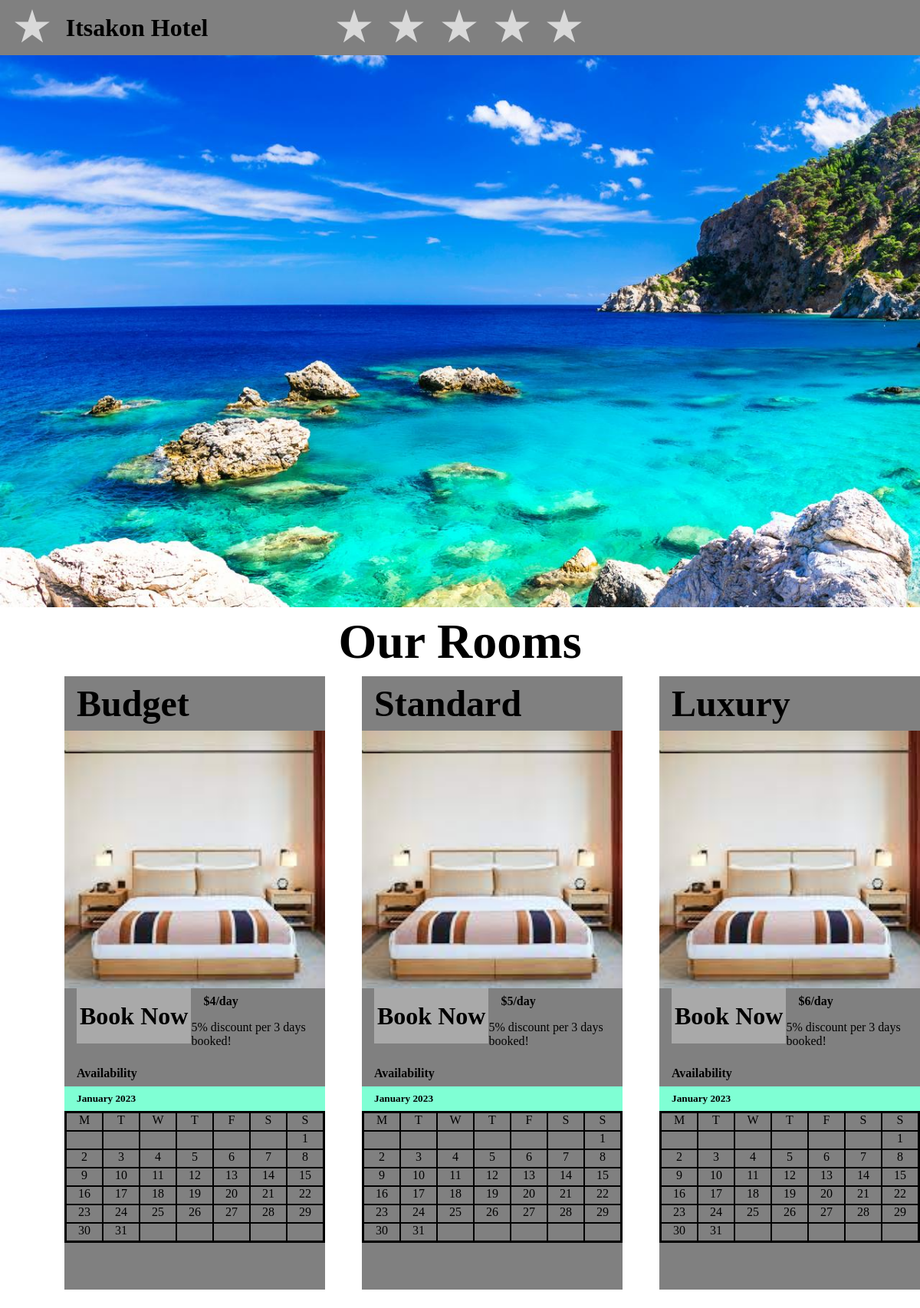
The page / on the database its author committed.
### tables this page shows
CREATE TABLE rooms (
	id INTEGER PRIMARY KEY,
	room_standard VARCHAR,
	base_price NUMBER
);

### src/roomCard.php (the view, shortened to what this page needs)
<?php
function roomCard($roomCard) {
    $daySymbol = ["M", "T", "W", "T", "F", "S", "S"];
    $database = new PDO('sqlite:./itsakon.db');
    $getPrice = $database->query(
        "SELECT base_price FROM rooms
        WHERE room_standard = '$roomCard'
        ");
    $getBooked = $database->query(
        "SELECT day_of_month FROM bookings
        INNER JOIN rooms ON rooms.id = bookings.room_id
        WHERE room_standard = '$roomCard'
        ");
    $roomPrice = $getPrice->fetch(PDO::FETCH_ASSOC)['base_price'];
    $unavailable = $getBooked->fetchAll(PDO::FETCH_COLUMN);
?>
<article class=room id="<?=$roomCard?>">
    <h3><?=ucfirst($roomCard)?></h3>
    <div class="carousell-info">
        <section class="carousell">
            <button class="scroll-button left" id="<?=$roomCard?>-left" type="button">
            </button>
            <div class="images">
                <div class="image-container" id="<?=$roomCard?>-scroller">
                    <img src="../resources/images/budget-one.jpg" alt="First">
                </div>
            </div>
            <button class="scroll-button right" id="<?=$roomCard?>-right" type="button">
            </button>
        </section>
        <div class="book-info">
            <a href="./<?=$roomCard?>.php">Book Now</a>
            <section class="info">
                <h4 id="room-price">$<?=$roomPrice?>/day</h4>
                <p>5% discount per 3 days booked!</p>
            </section>
        </div>
    </div>
    <section class="calendar-section">
        <h4>Availability</h4>
        <div class="calendar">
            <h5>January 2023</h5>
            <div class="calendar-body">
                <?php
                for ($i=0; $i < 7; $i++) {
                    ?>
                    <div class="calendar-element day-of-week"><?= $daySymbol[$i]?></div>
                    <?php
                }
                for ($i=0; $i < 6; $i++) {
                    ?>
                    <div class="calendar-element out-of-month"></div>
                    <?php
                }
                for ($i=1; $i <= 31; $i++) {
                    ?>
                    <div class="calendar-element day-of-month <?php if(in_array($i, $unavailable)){echo "unavailable";}?>" id="<?=$roomCard?><?=$i?>"><?= $i?></div>
                    <?php
                }
                for ($i=0; $i < 5; $i++) {
                    ?>
                    <div class="calendar-element out-of-month"></div>
                    <?php
                }
                ?>
            </div>
        </div>
    </section>
</article>
<?php
}

### src/general.css (style rules this page uses)
body { margin: 0; }
h1, h2, h3, h4, h5 { margin: 8px 16px; }
h3 { font-size: 48px; }
button { all: unset; }

### src/roomCard.css (style rules this page uses)
.room { height: 800px; width: 372px; margin: 0 24px 24px 24px; background-color: gray; }
.carousell { width: 340px; height: 336px; background-color: aliceblue; margin: auto; position: relative; }
.scroll-button { height: 100%; width: 52px; position: absolute; top: 0; display: flex; align-items: center; justify-content: center; z-index: 99; }
.left { left: 0; }
.right { right: 0; }
.images { height: 100%; width: 100%; background-color: aqua; overflow-x: hidden; overflow-wrap: nowrap; }
.image-container { width: 300%; height: 100%; }
.images img { height: 336px; width: 340px; background-color: bisque; float: left; object-fit: cover; }
.book-info { margin-left: 16px; display: flex; justify-content: space-between; }
.room a { all: unset; background-color: darkgray; height: 72px; width: 176px; cursor: pointer; display: flex; flex-direction: column; justify-content: center; text-align: center; font-size: 32px; font-weight: bold; }
.calendar { height: 204px; width: 340px; background-color: aquamarine; display: flex; flex-direction: column; margin: auto; }
.calendar-body { height: 168px; width: 336px; background-color: grey; border-style: solid; border-color: black; border-width: 2px; margin: auto; display: grid; grid-template-columns: 1fr 1fr 1fr 1fr 1fr 1fr 1fr; }
.calendar-element { text-align: center; border-style: solid; border-color: black; border-width: 1px; }
.day-of-month { cursor: pointer; }

### rows shown on the page
rooms: base_price "4"
rooms: base_price "5"
rooms: base_price "6"

### other values the page prints
$roomCard "Budget Standard Luxury"
$daySymbol[$i] "M"
$daySymbol[$i] "T"
$daySymbol[$i] "W"
$daySymbol[$i] "F"
$daySymbol[$i] "S"
